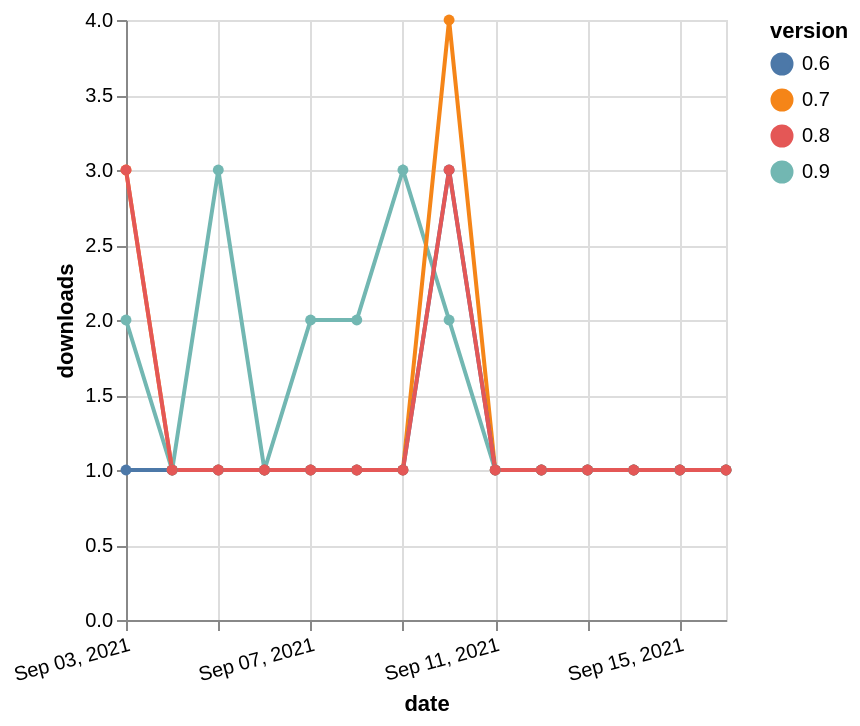

Specify this chart in Vega-Lite:
### Vega-Lite specification from a JSON file in a GitHub repository (floating-point values rounded to 4 significant figures)
{"$schema": "https://vega.github.io/schema/vega-lite/v5.json", "description": "A simple bar chart with embedded data.", "data": {"values": [{"date": "2021-09-03", "total": 13, "delta": 2, "version": "0.9"}, {"date": "2021-09-04", "total": 14, "delta": 1, "version": "0.9"}, {"date": "2021-09-05", "total": 17, "delta": 3, "version": "0.9"}, {"date": "2021-09-06", "total": 18, "delta": 1, "version": "0.9"}, {"date": "2021-09-07", "total": 20, "delta": 2, "version": "0.9"}, {"date": "2021-09-08", "total": 22, "delta": 2, "version": "0.9"}, {"date": "2021-09-09", "total": 25, "delta": 3, "version": "0.9"}, {"date": "2021-09-10", "total": 27, "delta": 2, "version": "0.9"}, {"date": "2021-09-11", "total": 28, "delta": 1, "version": "0.9"}, {"date": "2021-09-12", "total": 29, "delta": 1, "version": "0.9"}, {"date": "2021-09-13", "total": 30, "delta": 1, "version": "0.9"}, {"date": "2021-09-14", "total": 31, "delta": 1, "version": "0.9"}, {"date": "2021-09-15", "total": 32, "delta": 1, "version": "0.9"}, {"date": "2021-09-16", "total": 33, "delta": 1, "version": "0.9"}, {"date": "2021-09-03", "total": 185, "delta": 3, "version": "0.7"}, {"date": "2021-09-04", "total": 186, "delta": 1, "version": "0.7"}, {"date": "2021-09-05", "total": 187, "delta": 1, "version": "0.7"}, {"date": "2021-09-06", "total": 188, "delta": 1, "version": "0.7"}, {"date": "2021-09-07", "total": 189, "delta": 1, "version": "0.7"}, {"date": "2021-09-08", "total": 190, "delta": 1, "version": "0.7"}, {"date": "2021-09-09", "total": 191, "delta": 1, "version": "0.7"}, {"date": "2021-09-10", "total": 195, "delta": 4, "version": "0.7"}, {"date": "2021-09-11", "total": 196, "delta": 1, "version": "0.7"}, {"date": "2021-09-12", "total": 197, "delta": 1, "version": "0.7"}, {"date": "2021-09-13", "total": 198, "delta": 1, "version": "0.7"}, {"date": "2021-09-14", "total": 199, "delta": 1, "version": "0.7"}, {"date": "2021-09-15", "total": 200, "delta": 1, "version": "0.7"}, {"date": "2021-09-16", "total": 201, "delta": 1, "version": "0.7"}, {"date": "2021-09-03", "total": 189, "delta": 1, "version": "0.6"}, {"date": "2021-09-04", "total": 190, "delta": 1, "version": "0.6"}, {"date": "2021-09-05", "total": 191, "delta": 1, "version": "0.6"}, {"date": "2021-09-06", "total": 192, "delta": 1, "version": "0.6"}, {"date": "2021-09-07", "total": 193, "delta": 1, "version": "0.6"}, {"date": "2021-09-08", "total": 194, "delta": 1, "version": "0.6"}, {"date": "2021-09-09", "total": 195, "delta": 1, "version": "0.6"}, {"date": "2021-09-10", "total": 198, "delta": 3, "version": "0.6"}, {"date": "2021-09-11", "total": 199, "delta": 1, "version": "0.6"}, {"date": "2021-09-12", "total": 200, "delta": 1, "version": "0.6"}, {"date": "2021-09-13", "total": 201, "delta": 1, "version": "0.6"}, {"date": "2021-09-14", "total": 202, "delta": 1, "version": "0.6"}, {"date": "2021-09-15", "total": 203, "delta": 1, "version": "0.6"}, {"date": "2021-09-16", "total": 204, "delta": 1, "version": "0.6"}, {"date": "2021-09-03", "total": 134, "delta": 3, "version": "0.8"}, {"date": "2021-09-04", "total": 135, "delta": 1, "version": "0.8"}, {"date": "2021-09-05", "total": 136, "delta": 1, "version": "0.8"}, {"date": "2021-09-06", "total": 137, "delta": 1, "version": "0.8"}, {"date": "2021-09-07", "total": 138, "delta": 1, "version": "0.8"}, {"date": "2021-09-08", "total": 139, "delta": 1, "version": "0.8"}, {"date": "2021-09-09", "total": 140, "delta": 1, "version": "0.8"}, {"date": "2021-09-10", "total": 143, "delta": 3, "version": "0.8"}, {"date": "2021-09-11", "total": 144, "delta": 1, "version": "0.8"}, {"date": "2021-09-12", "total": 145, "delta": 1, "version": "0.8"}, {"date": "2021-09-13", "total": 146, "delta": 1, "version": "0.8"}, {"date": "2021-09-14", "total": 147, "delta": 1, "version": "0.8"}, {"date": "2021-09-15", "total": 148, "delta": 1, "version": "0.8"}, {"date": "2021-09-16", "total": 149, "delta": 1, "version": "0.8"}]}, "width": "container", "mark": {"type": "line", "point": {"filled": true}}, "encoding": {"x": {"field": "date", "type": "temporal", "timeUnit": "yearmonthdate", "title": "date", "axis": {"labelAngle": -15}}, "y": {"field": "delta", "type": "quantitative", "title": "downloads"}, "color": {"field": "version", "type": "nominal"}, "tooltip": {"field": "delta"}}}
